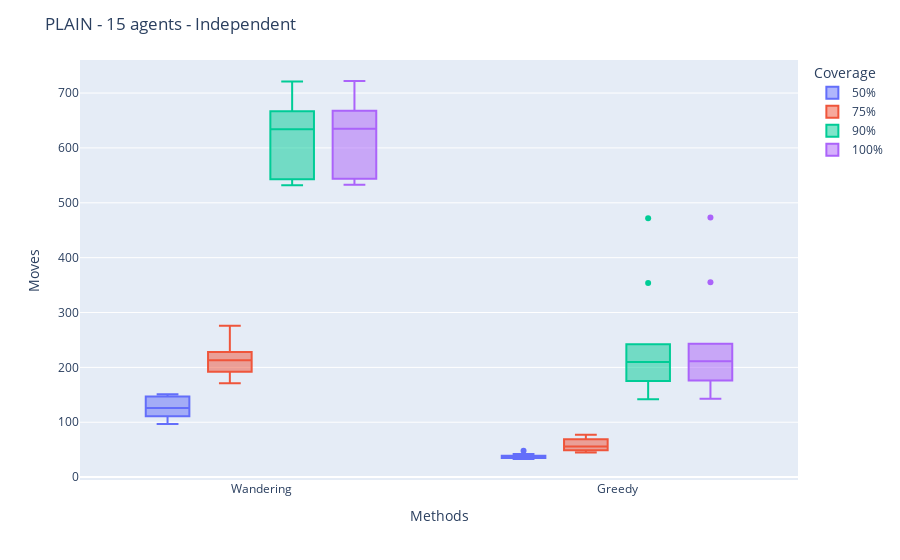
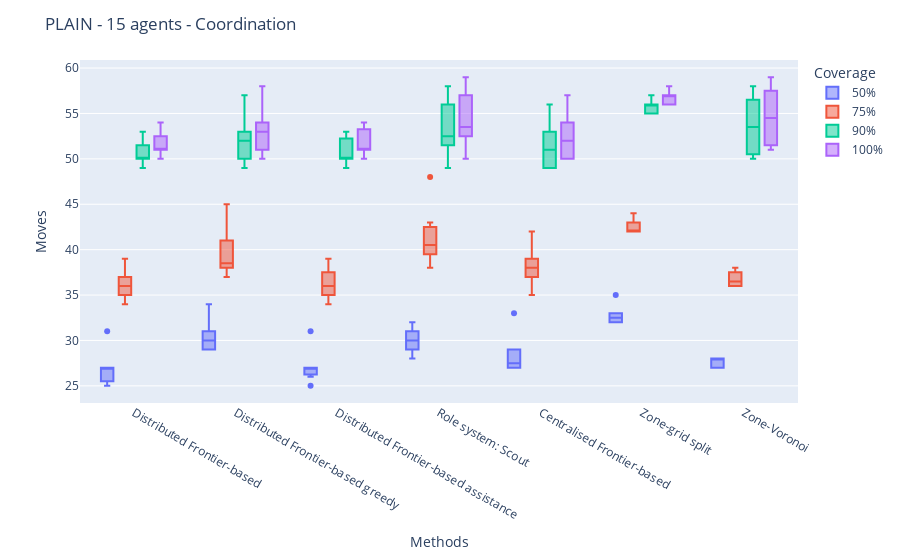
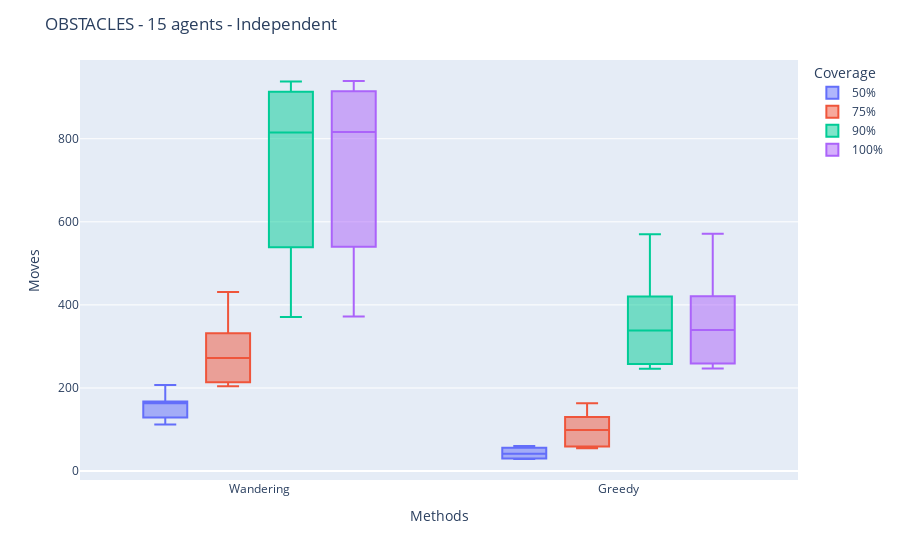
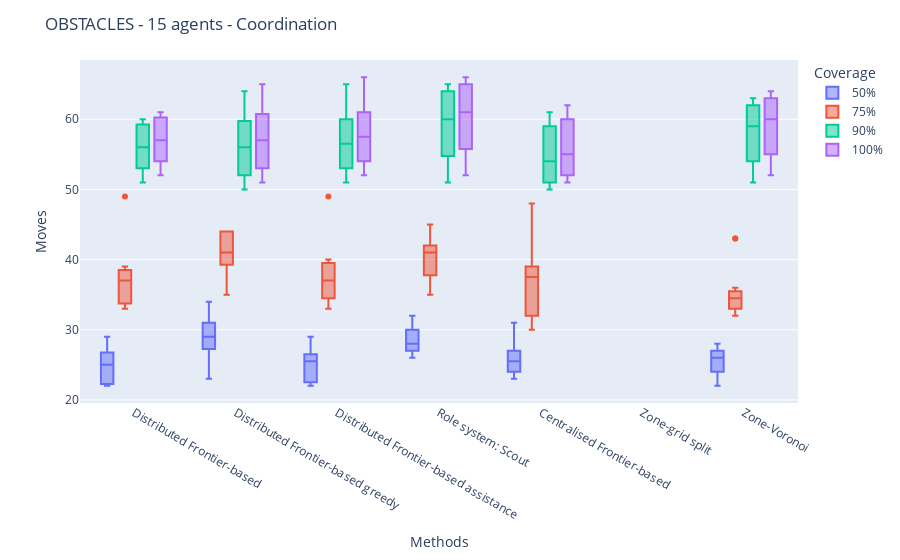

Here is the notebook cell these charts were saved with, in order:
### Code cell
import plotly.express as px
import numpy as np

behaviourIndependentNames = [
    behaviour.name
    for behaviour in BehaviourType.getExperimentBehaviourType()
    if behaviour.value < 2
]
behaviourCoordinationNames = [
    behaviour.name
    for behaviour in BehaviourType.getExperimentBehaviourType()
    if behaviour.value >= 2
]

behaviourIndependentLabels = ["Wandering", "Greedy"]
behaviourCoordinationLabels = [
    "Distributed Frontier-based",
    "Distributed Frontier-based greedy",
    "Distributed Frontier-based assistance",
    "Role system: Scout",
    "Centralised Frontier-based",
    "Zone-grid split",
    "Zone-Voronoi",
]

labels = [behaviourIndependentLabels, behaviourCoordinationLabels]


def plot(df, strategy, behaviourNames, behaviourLabels):
    fig = px.box(
        df,
        x="Behaviour",
        y="Moves",
        color="Coverage",
        category_orders={
            "Behaviour": behaviourNames,
            "Coverage": ["50%", "75%", "90%", "100%"],
        },
    )

    fig.update_layout(
        title=f"{layout.name} - {num} agents - {strategy}",
        xaxis_title="Methods",
        xaxis=dict(
            tickmode="array",
            tickvals=[*range(len(behaviourNames))],
            ticktext=behaviourLabels,
        ),
    )

    fig.show()


for num in [15]:  # , 10, 5
    for layout in [l for l in LayoutType.getExperimentLayout() if l.value in [1, 2, 9]]:
        df = pd.read_csv(f"experimentResults/experiment_{layout.name}_{num}.csv")
        df = df.replace(-1, np.nan)

        for i, methods in enumerate(
            [behaviourIndependentNames, behaviourCoordinationNames]
        ):
            df_filtered = df[df["Behaviour"].isin(methods)]
            for column in ["total50", "total75", "total90", "total100"]:
                q1 = df_filtered[column].quantile(0.25)
                q3 = df_filtered[column].quantile(0.75)

                df_filtered_clean = df_filtered[
                    (df_filtered[column] > q1) & (df_filtered[column] < q3)
                ]

            df_melted = df_filtered_clean.melt(
                id_vars=["Behaviour", "Round"], var_name="Coverage", value_name="Moves"
            )
            df_melted["Coverage"] = df_melted["Coverage"].map(
                {
                    "total50": "50%", "total75": "75%", "total90": "90%", "total100": "100%",
                }
            )

            plot(df_melted, ["Independent", "Coordination"][i], methods, labels[i])

### Figure 1 — Plotly figure (JSON) as saved in the notebook; plotly's stock layout.template omitted (floating-point values rounded to 4 significant figures)
{"data": [{"alignmentgroup": "True", "hovertemplate": "Coverage=50%<br>Behaviour=%{x}<br>Moves=%{y}<extra></extra>", "legendgroup": "50%", "marker": {"color": "#636efa"}, "name": "50%", "notched": false, "offsetgroup": "50%", "orientation": "v", "showlegend": true, "type": "box", "x": ["WANDERING", "GREEDY", "WANDERING", "GREEDY", "WANDERING", "WANDERING", "GREEDY", "WANDERING", "GREEDY", "WANDERING", "WANDERING", "GREEDY", "GREEDY", "WANDERING", "GREEDY", "WANDERING", "GREEDY", "WANDERING", "GREEDY", "GREEDY"], "x0": " ", "xaxis": "x", "y": [151, 39, 147, 34, 107, 139, 39, 132, 48, 97, 147, 36, 35, 111, 36, 113, 33, 120, 42, 36], "y0": " ", "yaxis": "y"}, {"alignmentgroup": "True", "hovertemplate": "Coverage=75%<br>Behaviour=%{x}<br>Moves=%{y}<extra></extra>", "legendgroup": "75%", "marker": {"color": "#EF553B"}, "name": "75%", "notched": false, "offsetgroup": "75%", "orientation": "v", "showlegend": true, "type": "box", "x": ["WANDERING", "GREEDY", "WANDERING", "GREEDY", "WANDERING", "WANDERING", "GREEDY", "WANDERING", "GREEDY", "WANDERING", "WANDERING", "GREEDY", "GREEDY", "WANDERING", "GREEDY", "WANDERING", "GREEDY", "WANDERING", "GREEDY", "GREEDY"], "x0": " ", "xaxis": "x", "y": [228, 77, 246, 52, 187, 221, 58, 216, 64, 210, 276, 49, 48, 171, 54, 198, 45, 192, 75, 69], "y0": " ", "yaxis": "y"}, {"alignmentgroup": "True", "hovertemplate": "Coverage=90%<br>Behaviour=%{x}<br>Moves=%{y}<extra></extra>", "legendgroup": "90%", "marker": {"color": "#00cc96"}, "name": "90%", "notched": false, "offsetgroup": "90%", "orientation": "v", "showlegend": true, "type": "box", "x": ["WANDERING", "GREEDY", "WANDERING", "GREEDY", "WANDERING", "WANDERING", "GREEDY", "WANDERING", "GREEDY", "WANDERING", "WANDERING", "GREEDY", "GREEDY", "WANDERING", "GREEDY", "WANDERING", "GREEDY", "WANDERING", "GREEDY", "GREEDY"], "x0": " ", "xaxis": "x", "y": [532, 472, 625, 225, 721, 580, 153, 643, 195, 543, 659, 239, 142, 680, 242, 667, 175, 542, 354, 182], "y0": " ", "yaxis": "y"}, {"alignmentgroup": "True", "hovertemplate": "Coverage=100%<br>Behaviour=%{x}<br>Moves=%{y}<extra></extra>", "legendgroup": "100%", "marker": {"color": "#ab63fa"}, "name": "100%", "notched": false, "offsetgroup": "100%", "orientation": "v", "showlegend": true, "type": "box", "x": ["WANDERING", "GREEDY", "WANDERING", "GREEDY", "WANDERING", "WANDERING", "GREEDY", "WANDERING", "GREEDY", "WANDERING", "WANDERING", "GREEDY", "GREEDY", "WANDERING", "GREEDY", "WANDERING", "GREEDY", "WANDERING", "GREEDY", "GREEDY"], "x0": " ", "xaxis": "x", "y": [533, 473, 626, 226, 722, 581, 154, 644, 196, 544, 660, 240, 143, 681, 243, 668, 176, 543, 355, 183], "y0": " ", "yaxis": "y"}], "layout": {"boxmode": "group", "legend": {"title": {"text": "Coverage"}, "tracegroupgap": 0}, "margin": {"t": 60}, "title": {"text": "PLAIN - 15 agents - Independent"}, "xaxis": {"anchor": "y", "categoryarray": ["WANDERING", "GREEDY"], "categoryorder": "array", "domain": [0, 1], "tickmode": "array", "ticktext": ["Wandering", "Greedy"], "tickvals": [0, 1], "title": {"text": "Methods"}}, "yaxis": {"anchor": "x", "domain": [0, 1], "title": {"text": "Moves"}}}}

### Figure 2 — Plotly figure (JSON) as saved in the notebook; plotly's stock layout.template omitted (floating-point values rounded to 4 significant figures)
{"data": [{"alignmentgroup": "True", "hovertemplate": "Coverage=50%<br>Behaviour=%{x}<br>Moves=%{y}<extra></extra>", "legendgroup": "50%", "marker": {"color": "#636efa"}, "name": "50%", "notched": false, "offsetgroup": "50%", "orientation": "v", "showlegend": true, "type": "box", "x": ["FRONTIER_CENTRAL_GREEDY", "FRONTIER", "SCOUT", "ZONE_VORONOI", "FRONTIER", "FRONTIER_ASSIST", "SCOUT", "FRONTIER_CENTRAL_GREEDY", "GREEDY_FRONTIER", "SCOUT", "FRONTIER_CENTRAL_GREEDY", "SCOUT", "ZONE_SPLIT", "ZONE_VORONOI", "FRONTIER", "FRONTIER_ASSIST", "FRONTIER", "GREEDY_FRONTIER", "FRONTIER_ASSIST", "SCOUT", "ZONE_SPLIT", "SCOUT", "FRONTIER_CENTRAL_GREEDY", "FRONTIER", "GREEDY_FRONTIER", "FRONTIER_ASSIST", "SCOUT", "FRONTIER_CENTRAL_GREEDY", "SCOUT", "ZONE_SPLIT", "FRONTIER", "GREEDY_FRONTIER", "FRONTIER_ASSIST", "SCOUT", "ZONE_VORONOI", "FRONTIER_CENTRAL_GREEDY", "ZONE_SPLIT", "GREEDY_FRONTIER", "FRONTIER_CENTRAL_GREEDY", "ZONE_SPLIT", "ZONE_VORONOI", "GREEDY_FRONTIER", "FRONTIER_CENTRAL_GREEDY", "ZONE_VORONOI", "FRONTIER", "GREEDY_FRONTIER", "FRONTIER_ASSIST", "ZONE_VORONOI", "GREEDY_FRONTIER", "SCOUT", "FRONTIER_CENTRAL_GREEDY", "ZONE_VORONOI", "FRONTIER", "GREEDY_FRONTIER", "FRONTIER_ASSIST", "SCOUT", "ZONE_SPLIT", "GREEDY_FRONTIER", "ZONE_VORONOI", "SCOUT", "FRONTIER_CENTRAL_GREEDY"], "x0": " ", "xaxis": "x", "y": [29, 25, 32, 28, 31, 31, 32, 33, 30, 28, 28, 29, 32, 27, 27, 27, 27, 29, 27, 30, 33, 29, 27, 26, 30, 26, 30, 28, 31, 32, 27, 29, 27, 31, 28, 27, 35, 29, 27, 33, 27, 31, 27, 28, 25, 31, 25, 28, 30, 30, 29, 27, 27, 34, 27, 29, 32, 29, 28, 29, 27], "y0": " ", "yaxis": "y"}, {"alignmentgroup": "True", "hovertemplate": "Coverage=75%<br>Behaviour=%{x}<br>Moves=%{y}<extra></extra>", "legendgroup": "75%", "marker": {"color": "#EF553B"}, "name": "75%", "notched": false, "offsetgroup": "75%", "orientation": "v", "showlegend": true, "type": "box", "x": ["FRONTIER_CENTRAL_GREEDY", "FRONTIER", "SCOUT", "ZONE_VORONOI", "FRONTIER", "FRONTIER_ASSIST", "SCOUT", "FRONTIER_CENTRAL_GREEDY", "GREEDY_FRONTIER", "SCOUT", "FRONTIER_CENTRAL_GREEDY", "SCOUT", "ZONE_SPLIT", "ZONE_VORONOI", "FRONTIER", "FRONTIER_ASSIST", "FRONTIER", "GREEDY_FRONTIER", "FRONTIER_ASSIST", "SCOUT", "ZONE_SPLIT", "SCOUT", "FRONTIER_CENTRAL_GREEDY", "FRONTIER", "GREEDY_FRONTIER", "FRONTIER_ASSIST", "SCOUT", "FRONTIER_CENTRAL_GREEDY", "SCOUT", "ZONE_SPLIT", "FRONTIER", "GREEDY_FRONTIER", "FRONTIER_ASSIST", "SCOUT", "ZONE_VORONOI", "FRONTIER_CENTRAL_GREEDY", "ZONE_SPLIT", "GREEDY_FRONTIER", "FRONTIER_CENTRAL_GREEDY", "ZONE_SPLIT", "ZONE_VORONOI", "GREEDY_FRONTIER", "FRONTIER_CENTRAL_GREEDY", "ZONE_VORONOI", "FRONTIER", "GREEDY_FRONTIER", "FRONTIER_ASSIST", "ZONE_VORONOI", "GREEDY_FRONTIER", "SCOUT", "FRONTIER_CENTRAL_GREEDY", "ZONE_VORONOI", "FRONTIER", "GREEDY_FRONTIER", "FRONTIER_ASSIST", "SCOUT", "ZONE_SPLIT", "GREEDY_FRONTIER", "ZONE_VORONOI", "SCOUT", "FRONTIER_CENTRAL_GREEDY"], "x0": " ", "xaxis": "x", "y": [35, 36, 48, 37, 39, 39, 42, 42, 39, 38, 36, 39, 43, 36, 36, 36, 35, 38, 35, 39, 42, 43, 39, 36, 37, 36, 41, 39, 43, 42, 35, 38, 35, 41, 37, 37, 44, 38, 37, 42, 36, 41, 37, 38, 34, 41, 34, 36, 37, 40, 39, 36, 38, 45, 38, 40, 42, 40, 38, 40, 39], "y0": " ", "yaxis": "y"}, {"alignmentgroup": "True", "hovertemplate": "Coverage=90%<br>Behaviour=%{x}<br>Moves=%{y}<extra></extra>", "legendgroup": "90%", "marker": {"color": "#00cc96"}, "name": "90%", "notched": false, "offsetgroup": "90%", "orientation": "v", "showlegend": true, "type": "box", "x": ["FRONTIER_CENTRAL_GREEDY", "FRONTIER", "SCOUT", "ZONE_VORONOI", "FRONTIER", "FRONTIER_ASSIST", "SCOUT", "FRONTIER_CENTRAL_GREEDY", "GREEDY_FRONTIER", "SCOUT", "FRONTIER_CENTRAL_GREEDY", "SCOUT", "ZONE_SPLIT", "ZONE_VORONOI", "FRONTIER", "FRONTIER_ASSIST", "FRONTIER", "GREEDY_FRONTIER", "FRONTIER_ASSIST", "SCOUT", "ZONE_SPLIT", "SCOUT", "FRONTIER_CENTRAL_GREEDY", "FRONTIER", "GREEDY_FRONTIER", "FRONTIER_ASSIST", "SCOUT", "FRONTIER_CENTRAL_GREEDY", "SCOUT", "ZONE_SPLIT", "FRONTIER", "GREEDY_FRONTIER", "FRONTIER_ASSIST", "SCOUT", "ZONE_VORONOI", "FRONTIER_CENTRAL_GREEDY", "ZONE_SPLIT", "GREEDY_FRONTIER", "FRONTIER_CENTRAL_GREEDY", "ZONE_SPLIT", "ZONE_VORONOI", "GREEDY_FRONTIER", "FRONTIER_CENTRAL_GREEDY", "ZONE_VORONOI", "FRONTIER", "GREEDY_FRONTIER", "FRONTIER_ASSIST", "ZONE_VORONOI", "GREEDY_FRONTIER", "SCOUT", "FRONTIER_CENTRAL_GREEDY", "ZONE_VORONOI", "FRONTIER", "GREEDY_FRONTIER", "FRONTIER_ASSIST", "SCOUT", "ZONE_SPLIT", "GREEDY_FRONTIER", "ZONE_VORONOI", "SCOUT", "FRONTIER_CENTRAL_GREEDY"], "x0": " ", "xaxis": "x", "y": [49, 50, 58, 55, 49, 49, 58, 50, 53, 52, 49, 51, 56, 50, 53, 53, 50, 50, 50, 52, 55, 56, 52, 50, 50, 50, 52, 49, 55, 56, 50, 51, 50, 53, 50, 55, 56, 50, 56, 55, 57, 56, 51, 58, 53, 53, 53, 56, 53, 51, 51, 52, 50, 57, 50, 49, 57, 49, 51, 56, 53], "y0": " ", "yaxis": "y"}, {"alignmentgroup": "True", "hovertemplate": "Coverage=100%<br>Behaviour=%{x}<br>Moves=%{y}<extra></extra>", "legendgroup": "100%", "marker": {"color": "#ab63fa"}, "name": "100%", "notched": false, "offsetgroup": "100%", "orientation": "v", "showlegend": true, "type": "box", "x": ["FRONTIER_CENTRAL_GREEDY", "FRONTIER", "SCOUT", "ZONE_VORONOI", "FRONTIER", "FRONTIER_ASSIST", "SCOUT", "FRONTIER_CENTRAL_GREEDY", "GREEDY_FRONTIER", "SCOUT", "FRONTIER_CENTRAL_GREEDY", "SCOUT", "ZONE_SPLIT", "ZONE_VORONOI", "FRONTIER", "FRONTIER_ASSIST", "FRONTIER", "GREEDY_FRONTIER", "FRONTIER_ASSIST", "SCOUT", "ZONE_SPLIT", "SCOUT", "FRONTIER_CENTRAL_GREEDY", "FRONTIER", "GREEDY_FRONTIER", "FRONTIER_ASSIST", "SCOUT", "FRONTIER_CENTRAL_GREEDY", "SCOUT", "ZONE_SPLIT", "FRONTIER", "GREEDY_FRONTIER", "FRONTIER_ASSIST", "SCOUT", "ZONE_VORONOI", "FRONTIER_CENTRAL_GREEDY", "ZONE_SPLIT", "GREEDY_FRONTIER", "FRONTIER_CENTRAL_GREEDY", "ZONE_SPLIT", "ZONE_VORONOI", "GREEDY_FRONTIER", "FRONTIER_CENTRAL_GREEDY", "ZONE_VORONOI", "FRONTIER", "GREEDY_FRONTIER", "FRONTIER_ASSIST", "ZONE_VORONOI", "GREEDY_FRONTIER", "SCOUT", "FRONTIER_CENTRAL_GREEDY", "ZONE_VORONOI", "FRONTIER", "GREEDY_FRONTIER", "FRONTIER_ASSIST", "SCOUT", "ZONE_SPLIT", "GREEDY_FRONTIER", "ZONE_VORONOI", "SCOUT", "FRONTIER_CENTRAL_GREEDY"], "x0": " ", "xaxis": "x", "y": [50, 51, 59, 56, 50, 50, 59, 51, 54, 53, 50, 52, 57, 51, 54, 54, 51, 51, 51, 53, 56, 57, 53, 51, 51, 51, 53, 50, 56, 57, 51, 52, 51, 54, 51, 56, 57, 51, 57, 56, 58, 57, 52, 59, 54, 54, 54, 57, 54, 52, 52, 53, 51, 58, 51, 50, 58, 50, 52, 57, 54], "y0": " ", "yaxis": "y"}], "layout": {"boxmode": "group", "legend": {"title": {"text": "Coverage"}, "tracegroupgap": 0}, "margin": {"t": 60}, "title": {"text": "PLAIN - 15 agents - Coordination"}, "xaxis": {"anchor": "y", "categoryarray": ["FRONTIER", "GREEDY_FRONTIER", "FRONTIER_ASSIST", "SCOUT", "FRONTIER_CENTRAL_GREEDY", "ZONE_SPLIT", "ZONE_VORONOI"], "categoryorder": "array", "domain": [0, 1], "tickmode": "array", "ticktext": ["Distributed Frontier-based", "Distributed Frontier-based greedy", "Distributed Frontier-based assistance", "Role system: Scout", "Centralised Frontier-based", "Zone-grid split", "Zone-Voronoi"], "tickvals": [0, 1, 2, 3, 4, 5, 6], "title": {"text": "Methods"}}, "yaxis": {"anchor": "x", "domain": [0, 1], "title": {"text": "Moves"}}}}

### Figure 3 — Plotly figure (JSON) as saved in the notebook; plotly's stock layout.template omitted (floating-point values rounded to 4 significant figures)
{"data": [{"alignmentgroup": "True", "hovertemplate": "Coverage=50%<br>Behaviour=%{x}<br>Moves=%{y}<extra></extra>", "legendgroup": "50%", "marker": {"color": "#636efa"}, "name": "50%", "notched": false, "offsetgroup": "50%", "orientation": "v", "showlegend": true, "type": "box", "x": ["GREEDY", "WANDERING", "GREEDY", "WANDERING", "WANDERING", "GREEDY", "WANDERING", "GREEDY", "GREEDY", "GREEDY", "WANDERING", "WANDERING", "GREEDY", "GREEDY", "WANDERING", "GREEDY", "WANDERING", "WANDERING", "GREEDY"], "x0": " ", "xaxis": "x", "y": [35, 163, 56, 207, 137, 48, 132, 57, 60, 50, 166, 166, 32, 30, 172, 29, 119, 112, 29], "y0": " ", "yaxis": "y"}, {"alignmentgroup": "True", "hovertemplate": "Coverage=75%<br>Behaviour=%{x}<br>Moves=%{y}<extra></extra>", "legendgroup": "75%", "marker": {"color": "#EF553B"}, "name": "75%", "notched": false, "offsetgroup": "75%", "orientation": "v", "showlegend": true, "type": "box", "x": ["GREEDY", "WANDERING", "GREEDY", "WANDERING", "WANDERING", "GREEDY", "WANDERING", "GREEDY", "GREEDY", "GREEDY", "WANDERING", "WANDERING", "GREEDY", "GREEDY", "WANDERING", "GREEDY", "WANDERING", "WANDERING", "GREEDY"], "x0": " ", "xaxis": "x", "y": [58, 265, 154, 317, 288, 130, 215, 98, 100, 84, 431, 272, 163, 103, 377, 55, 209, 204, 59], "y0": " ", "yaxis": "y"}, {"alignmentgroup": "True", "hovertemplate": "Coverage=90%<br>Behaviour=%{x}<br>Moves=%{y}<extra></extra>", "legendgroup": "90%", "marker": {"color": "#00cc96"}, "name": "90%", "notched": false, "offsetgroup": "90%", "orientation": "v", "showlegend": true, "type": "box", "x": ["GREEDY", "WANDERING", "GREEDY", "WANDERING", "WANDERING", "GREEDY", "WANDERING", "GREEDY", "GREEDY", "GREEDY", "WANDERING", "WANDERING", "GREEDY", "GREEDY", "WANDERING", "GREEDY", "WANDERING", "WANDERING", "GREEDY"], "x0": " ", "xaxis": "x", "y": [265, 896, 377, 815, 917, 420, 371, 246, 258, 570, 912, 571, 336, 341, 701, 426, 442, 938, 247], "y0": " ", "yaxis": "y"}, {"alignmentgroup": "True", "hovertemplate": "Coverage=100%<br>Behaviour=%{x}<br>Moves=%{y}<extra></extra>", "legendgroup": "100%", "marker": {"color": "#ab63fa"}, "name": "100%", "notched": false, "offsetgroup": "100%", "orientation": "v", "showlegend": true, "type": "box", "x": ["GREEDY", "WANDERING", "GREEDY", "WANDERING", "WANDERING", "GREEDY", "WANDERING", "GREEDY", "GREEDY", "GREEDY", "WANDERING", "WANDERING", "GREEDY", "GREEDY", "WANDERING", "GREEDY", "WANDERING", "WANDERING", "GREEDY"], "x0": " ", "xaxis": "x", "y": [266, 897, 378, 816, 918, 421, 372, 247, 259, 571, 913, 572, 337, 342, 702, 427, 443, 939, 248], "y0": " ", "yaxis": "y"}], "layout": {"boxmode": "group", "legend": {"title": {"text": "Coverage"}, "tracegroupgap": 0}, "margin": {"t": 60}, "title": {"text": "OBSTACLES - 15 agents - Independent"}, "xaxis": {"anchor": "y", "categoryarray": ["WANDERING", "GREEDY"], "categoryorder": "array", "domain": [0, 1], "tickmode": "array", "ticktext": ["Wandering", "Greedy"], "tickvals": [0, 1], "title": {"text": "Methods"}}, "yaxis": {"anchor": "x", "domain": [0, 1], "title": {"text": "Moves"}}}}

### Figure 4 — Plotly figure (JSON) as saved in the notebook; plotly's stock layout.template omitted (floating-point values rounded to 4 significant figures)
{"data": [{"alignmentgroup": "True", "hovertemplate": "Coverage=50%<br>Behaviour=%{x}<br>Moves=%{y}<extra></extra>", "legendgroup": "50%", "marker": {"color": "#636efa"}, "name": "50%", "notched": false, "offsetgroup": "50%", "orientation": "v", "showlegend": true, "type": "box", "x": ["FRONTIER_CENTRAL_GREEDY", "ZONE_VORONOI", "GREEDY_FRONTIER", "FRONTIER_ASSIST", "SCOUT", "FRONTIER_CENTRAL_GREEDY", "ZONE_VORONOI", "GREEDY_FRONTIER", "SCOUT", "FRONTIER", "GREEDY_FRONTIER", "FRONTIER_ASSIST", "SCOUT", "SCOUT", "FRONTIER", "GREEDY_FRONTIER", "FRONTIER_ASSIST", "SCOUT", "FRONTIER_CENTRAL_GREEDY", "ZONE_VORONOI", "FRONTIER", "FRONTIER_ASSIST", "SCOUT", "FRONTIER_CENTRAL_GREEDY", "ZONE_VORONOI", "GREEDY_FRONTIER", "GREEDY_FRONTIER", "SCOUT", "FRONTIER_CENTRAL_GREEDY", "ZONE_VORONOI", "FRONTIER_CENTRAL_GREEDY", "ZONE_VORONOI", "FRONTIER", "GREEDY_FRONTIER", "FRONTIER_ASSIST", "SCOUT", "FRONTIER_CENTRAL_GREEDY", "GREEDY_FRONTIER", "GREEDY_FRONTIER", "GREEDY_FRONTIER", "SCOUT", "FRONTIER_CENTRAL_GREEDY", "ZONE_VORONOI", "GREEDY_FRONTIER", "ZONE_VORONOI", "GREEDY_FRONTIER", "SCOUT", "ZONE_VORONOI", "GREEDY_FRONTIER", "SCOUT", "ZONE_VORONOI", "FRONTIER", "GREEDY_FRONTIER", "FRONTIER_ASSIST", "SCOUT", "FRONTIER_CENTRAL_GREEDY", "ZONE_VORONOI", "FRONTIER", "GREEDY_FRONTIER", "FRONTIER_ASSIST", "FRONTIER_CENTRAL_GREEDY", "FRONTIER", "FRONTIER_ASSIST", "SCOUT", "ZONE_VORONOI"], "x0": " ", "xaxis": "x", "y": [24, 23, 31, 26, 28, 26, 26, 31, 31, 23, 31, 23, 28, 30, 26, 28, 26, 28, 27, 24, 25, 25, 30, 27, 27, 29, 33, 32, 26, 28, 23, 27, 29, 34, 29, 30, 31, 30, 28, 27, 27, 24, 26, 31, 26, 29, 28, 24, 26, 26, 27, 22, 23, 22, 27, 25, 22, 27, 26, 27, 25, 22, 22, 26, 25], "y0": " ", "yaxis": "y"}, {"alignmentgroup": "True", "hovertemplate": "Coverage=75%<br>Behaviour=%{x}<br>Moves=%{y}<extra></extra>", "legendgroup": "75%", "marker": {"color": "#EF553B"}, "name": "75%", "notched": false, "offsetgroup": "75%", "orientation": "v", "showlegend": true, "type": "box", "x": ["FRONTIER_CENTRAL_GREEDY", "ZONE_VORONOI", "GREEDY_FRONTIER", "FRONTIER_ASSIST", "SCOUT", "FRONTIER_CENTRAL_GREEDY", "ZONE_VORONOI", "GREEDY_FRONTIER", "SCOUT", "FRONTIER", "GREEDY_FRONTIER", "FRONTIER_ASSIST", "SCOUT", "SCOUT", "FRONTIER", "GREEDY_FRONTIER", "FRONTIER_ASSIST", "SCOUT", "FRONTIER_CENTRAL_GREEDY", "ZONE_VORONOI", "FRONTIER", "FRONTIER_ASSIST", "SCOUT", "FRONTIER_CENTRAL_GREEDY", "ZONE_VORONOI", "GREEDY_FRONTIER", "GREEDY_FRONTIER", "SCOUT", "FRONTIER_CENTRAL_GREEDY", "ZONE_VORONOI", "FRONTIER_CENTRAL_GREEDY", "ZONE_VORONOI", "FRONTIER", "GREEDY_FRONTIER", "FRONTIER_ASSIST", "SCOUT", "FRONTIER_CENTRAL_GREEDY", "GREEDY_FRONTIER", "GREEDY_FRONTIER", "GREEDY_FRONTIER", "SCOUT", "FRONTIER_CENTRAL_GREEDY", "ZONE_VORONOI", "GREEDY_FRONTIER", "ZONE_VORONOI", "GREEDY_FRONTIER", "SCOUT", "ZONE_VORONOI", "GREEDY_FRONTIER", "SCOUT", "ZONE_VORONOI", "FRONTIER", "GREEDY_FRONTIER", "FRONTIER_ASSIST", "SCOUT", "FRONTIER_CENTRAL_GREEDY", "ZONE_VORONOI", "FRONTIER", "GREEDY_FRONTIER", "FRONTIER_ASSIST", "FRONTIER_CENTRAL_GREEDY", "FRONTIER", "FRONTIER_ASSIST", "SCOUT", "ZONE_VORONOI"], "x0": " ", "xaxis": "x", "y": [32, 33, 41, 40, 42, 39, 35, 44, 44, 37, 44, 37, 40, 41, 37, 36, 37, 38, 38, 34, 36, 36, 45, 39, 43, 35, 44, 42, 37, 43, 31, 35, 39, 44, 39, 42, 39, 41, 42, 40, 36, 30, 36, 41, 35, 41, 41, 33, 44, 35, 34, 33, 36, 33, 37, 36, 32, 49, 39, 49, 48, 33, 33, 41, 32], "y0": " ", "yaxis": "y"}, {"alignmentgroup": "True", "hovertemplate": "Coverage=90%<br>Behaviour=%{x}<br>Moves=%{y}<extra></extra>", "legendgroup": "90%", "marker": {"color": "#00cc96"}, "name": "90%", "notched": false, "offsetgroup": "90%", "orientation": "v", "showlegend": true, "type": "box", "x": ["FRONTIER_CENTRAL_GREEDY", "ZONE_VORONOI", "GREEDY_FRONTIER", "FRONTIER_ASSIST", "SCOUT", "FRONTIER_CENTRAL_GREEDY", "ZONE_VORONOI", "GREEDY_FRONTIER", "SCOUT", "FRONTIER", "GREEDY_FRONTIER", "FRONTIER_ASSIST", "SCOUT", "SCOUT", "FRONTIER", "GREEDY_FRONTIER", "FRONTIER_ASSIST", "SCOUT", "FRONTIER_CENTRAL_GREEDY", "ZONE_VORONOI", "FRONTIER", "FRONTIER_ASSIST", "SCOUT", "FRONTIER_CENTRAL_GREEDY", "ZONE_VORONOI", "GREEDY_FRONTIER", "GREEDY_FRONTIER", "SCOUT", "FRONTIER_CENTRAL_GREEDY", "ZONE_VORONOI", "FRONTIER_CENTRAL_GREEDY", "ZONE_VORONOI", "FRONTIER", "GREEDY_FRONTIER", "FRONTIER_ASSIST", "SCOUT", "FRONTIER_CENTRAL_GREEDY", "GREEDY_FRONTIER", "GREEDY_FRONTIER", "GREEDY_FRONTIER", "SCOUT", "FRONTIER_CENTRAL_GREEDY", "ZONE_VORONOI", "GREEDY_FRONTIER", "ZONE_VORONOI", "GREEDY_FRONTIER", "SCOUT", "ZONE_VORONOI", "GREEDY_FRONTIER", "SCOUT", "ZONE_VORONOI", "FRONTIER", "GREEDY_FRONTIER", "FRONTIER_ASSIST", "SCOUT", "FRONTIER_CENTRAL_GREEDY", "ZONE_VORONOI", "FRONTIER", "GREEDY_FRONTIER", "FRONTIER_ASSIST", "FRONTIER_CENTRAL_GREEDY", "FRONTIER", "FRONTIER_ASSIST", "SCOUT", "ZONE_VORONOI"], "x0": " ", "xaxis": "x", "y": [50, 55, 50, 65, 64, 59, 62, 59, 61, 57, 64, 57, 61, 55, 53, 56, 53, 60, 59, 56, 53, 53, 64, 55, 62, 50, 60, 59, 52, 62, 54, 60, 60, 62, 60, 65, 51, 51, 58, 56, 54, 54, 63, 56, 59, 59, 60, 51, 60, 51, 59, 51, 52, 51, 51, 50, 53, 60, 52, 60, 61, 56, 56, 65, 52], "y0": " ", "yaxis": "y"}, {"alignmentgroup": "True", "hovertemplate": "Coverage=100%<br>Behaviour=%{x}<br>Moves=%{y}<extra></extra>", "legendgroup": "100%", "marker": {"color": "#ab63fa"}, "name": "100%", "notched": false, "offsetgroup": "100%", "orientation": "v", "showlegend": true, "type": "box", "x": ["FRONTIER_CENTRAL_GREEDY", "ZONE_VORONOI", "GREEDY_FRONTIER", "FRONTIER_ASSIST", "SCOUT", "FRONTIER_CENTRAL_GREEDY", "ZONE_VORONOI", "GREEDY_FRONTIER", "SCOUT", "FRONTIER", "GREEDY_FRONTIER", "FRONTIER_ASSIST", "SCOUT", "SCOUT", "FRONTIER", "GREEDY_FRONTIER", "FRONTIER_ASSIST", "SCOUT", "FRONTIER_CENTRAL_GREEDY", "ZONE_VORONOI", "FRONTIER", "FRONTIER_ASSIST", "SCOUT", "FRONTIER_CENTRAL_GREEDY", "ZONE_VORONOI", "GREEDY_FRONTIER", "GREEDY_FRONTIER", "SCOUT", "FRONTIER_CENTRAL_GREEDY", "ZONE_VORONOI", "FRONTIER_CENTRAL_GREEDY", "ZONE_VORONOI", "FRONTIER", "GREEDY_FRONTIER", "FRONTIER_ASSIST", "SCOUT", "FRONTIER_CENTRAL_GREEDY", "GREEDY_FRONTIER", "GREEDY_FRONTIER", "GREEDY_FRONTIER", "SCOUT", "FRONTIER_CENTRAL_GREEDY", "ZONE_VORONOI", "GREEDY_FRONTIER", "ZONE_VORONOI", "GREEDY_FRONTIER", "SCOUT", "ZONE_VORONOI", "GREEDY_FRONTIER", "SCOUT", "ZONE_VORONOI", "FRONTIER", "GREEDY_FRONTIER", "FRONTIER_ASSIST", "SCOUT", "FRONTIER_CENTRAL_GREEDY", "ZONE_VORONOI", "FRONTIER", "GREEDY_FRONTIER", "FRONTIER_ASSIST", "FRONTIER_CENTRAL_GREEDY", "FRONTIER", "FRONTIER_ASSIST", "SCOUT", "ZONE_VORONOI"], "x0": " ", "xaxis": "x", "y": [51, 56, 51, 66, 65, 60, 63, 60, 62, 58, 65, 58, 62, 56, 54, 57, 54, 61, 60, 57, 54, 54, 65, 56, 63, 51, 61, 60, 53, 63, 55, 61, 61, 63, 61, 66, 52, 52, 59, 57, 55, 55, 64, 57, 60, 60, 61, 52, 61, 52, 60, 52, 53, 52, 52, 51, 54, 61, 53, 61, 62, 57, 57, 66, 53], "y0": " ", "yaxis": "y"}], "layout": {"boxmode": "group", "legend": {"title": {"text": "Coverage"}, "tracegroupgap": 0}, "margin": {"t": 60}, "title": {"text": "OBSTACLES - 15 agents - Coordination"}, "xaxis": {"anchor": "y", "categoryarray": ["FRONTIER", "GREEDY_FRONTIER", "FRONTIER_ASSIST", "SCOUT", "FRONTIER_CENTRAL_GREEDY", "ZONE_SPLIT", "ZONE_VORONOI"], "categoryorder": "array", "domain": [0, 1], "tickmode": "array", "ticktext": ["Distributed Frontier-based", "Distributed Frontier-based greedy", "Distributed Frontier-based assistance", "Role system: Scout", "Centralised Frontier-based", "Zone-grid split", "Zone-Voronoi"], "tickvals": [0, 1, 2, 3, 4, 5, 6], "title": {"text": "Methods"}}, "yaxis": {"anchor": "x", "domain": [0, 1], "title": {"text": "Moves"}}}}
